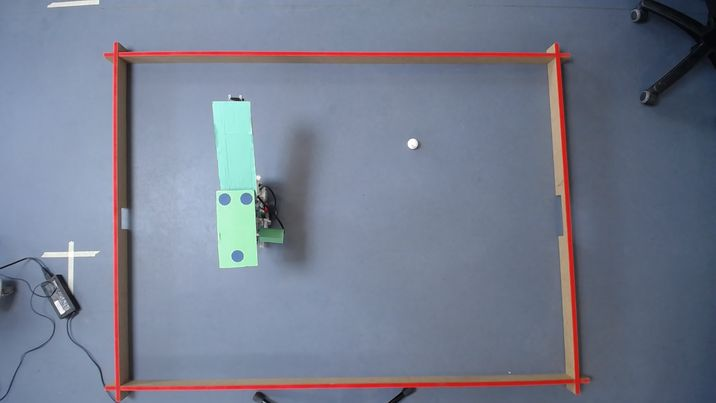
#> input picture testpic.png, 716 x 403 px, given in place of the camera
$ python realtimeVision.py
#> lines starting #> are read from the running program, lines starting #| are printed output that depends on the picture; after the words box and inside, x2 and y2 are one past the last pixel; in counts of white or black regions, pixels touching at a corner belong together
#> in analyze_video, frame is the input picture: shape (403, 716, 3); mean B, G, R 142.4, 124.6, 117.1
import cv2
import numpy as np

def draw_dot(image, position, label, color=(0, 255, 255)):
    cv2.circle(image, position, 5, color, -1)
    cv2.putText(image, label, (position[0] + 10, position[1] - 10), cv2.FONT_HERSHEY_SIMPLEX, 0.5, color, 1)

def find_balls(image, threshold=230):
    gray_image = cv2.cvtColor(image, cv2.COLOR_BGR2GRAY)
    _, thresholded_image = cv2.threshold(gray_image, threshold, 255, cv2.THRESH_BINARY)
    contours, _ = cv2.findContours(thresholded_image, cv2.RETR_EXTERNAL, cv2.CHAIN_APPROX_SIMPLE)
    return contours


def process_field(frame):
    hsv_image = cv2.cvtColor(frame, cv2.COLOR_BGR2HSV)
#> hsv_image: shape (403, 716, 3); mean H, S, V 104.8, 62.6, 147.8
    red_mask = cv2.inRange(hsv_image, np.array([0, 120, 70]), np.array([10, 255, 255])) + \
               cv2.inRange(hsv_image, np.array([170, 120, 70]), np.array([180, 255, 255]))
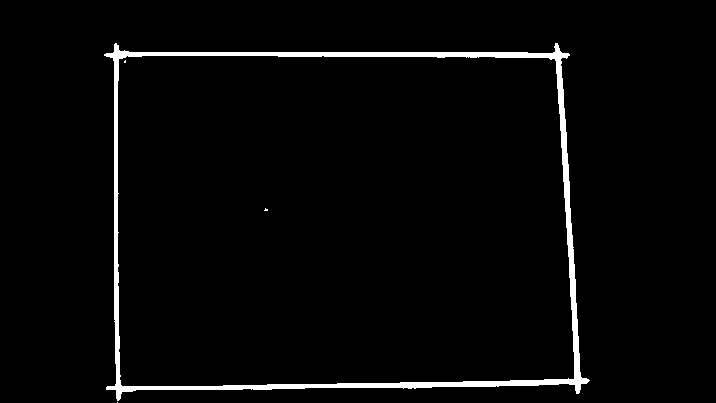
#> red_mask: shape (403, 716); 2.8% white; 4 white regions (3 under 20 px), largest, box (x1, y1, x2, y2) and area: (104, 43, 590, 401) 8157
    edges = cv2.Canny(red_mask, 100, 200)
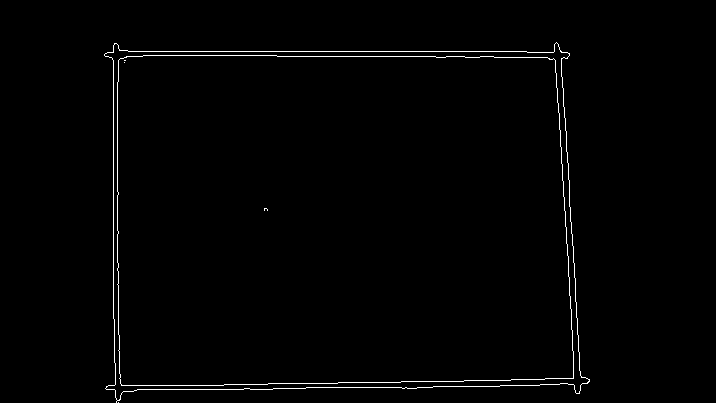
#> edges: shape (403, 716); 1.1% white in thin lines or dots, all inside (x1, y1, x2, y2) = (104, 42, 590, 403)
    contours, _ = cv2.findContours(edges, cv2.RETR_TREE, cv2.CHAIN_APPROX_SIMPLE)
#> contours = 8 contours, 4 with area under 20; largest, box (x1, y1, x2, y2) and area: (104, 42, 590, 403) 154096, (104, 42, 590, 401) 154086, (117, 55, 574, 386) 145889, (117, 55, 574, 386) 145886
    print("before contours")

    corners_found = False  # Flag to indicate if corners are found

    if contours:
        print("Found contours")
        largest_contour = max(contours, key=cv2.contourArea)
#> largest_contour = contour of 160 points, box (x1, y1, x2, y2) (104, 42, 590, 403), area 154096
        epsilon = 0.009 * cv2.arcLength(largest_contour, True)
#> epsilon = 15.49
        approx_corners = cv2.approxPolyDP(largest_contour, epsilon, True)
#> approx_corners = [[569, 53], [114, 43], [105, 388], [579, 393]]

        if len(approx_corners) == 4:
            corners_found = True
            cv2.polylines(frame, [approx_corners], True, (255, 0, 0), 3)
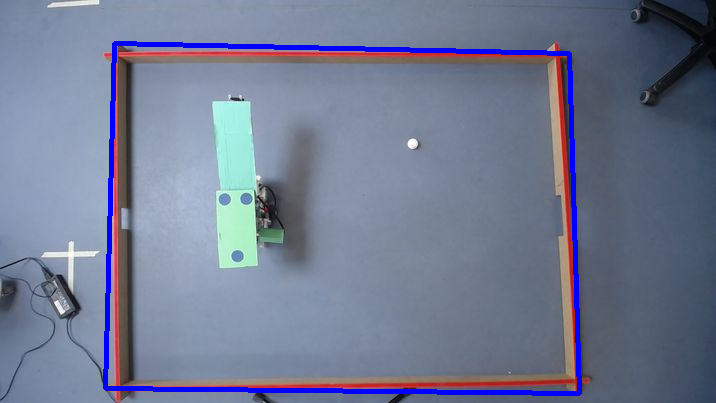
#> frame: shape (403, 716, 3); 2.79% of pixels changed, all inside (x1, y1, x2, y2) = (103, 41, 582, 396)
            center_x = int(sum([corner[0][0] for corner in approx_corners]) / 4)
#> center_x = 341
            center_y = int(sum([corner[0][1] for corner in approx_corners]) / 4)
#> center_y = 219
            center = (center_x, center_y)
#> center = (341, 219)
            sorted_corners = sorted(approx_corners[:, 0, :], key=lambda x: (x[1], x[0]))
#> sorted_corners = [[114, 43], [569, 53], [105, 388], [579, 393]]
            top_corners = sorted(sorted_corners[:2], key=lambda x: x[0])
#> top_corners = [[114, 43], [569, 53]]
            bottom_corners = sorted(sorted_corners[2:], key=lambda x: x[0], reverse=True)
#> bottom_corners = [[579, 393], [105, 388]]
            draw_dot(frame, tuple(top_corners[0]), 'TL (0,120)')
            draw_dot(frame, tuple(top_corners[1]), 'TR (180,120)')
#> in draw_dot (call 2), `cv2.circle(image, position, 5, color, -1)`: image: shape (403, 716, 3); mean B, G, R 145.8, 121.8, 113.6
            draw_dot(frame, tuple(bottom_corners[0]), 'BR (180,0)')
#> in draw_dot (call 3), `cv2.circle(image, position, 5, color, -1)`: image: shape (403, 716, 3); mean B, G, R 145.7, 122, 113.8
            draw_dot(frame, tuple(bottom_corners[1]), 'BL (0,0)')
#> call 4 of draw_dot, with position = (105, 388), label = 'BL (0,0)', color = (0, 255, 255)
#> in draw_dot (call 4), `cv2.circle(image, position, 5, color, -1)`: image: shape (403, 716, 3); mean B, G, R 145.6, 122.1, 114
#> in draw_dot (call 4), `cv2.putText(image, label, (position[0] + 10, position[1] - 10), cv2.FO..`:
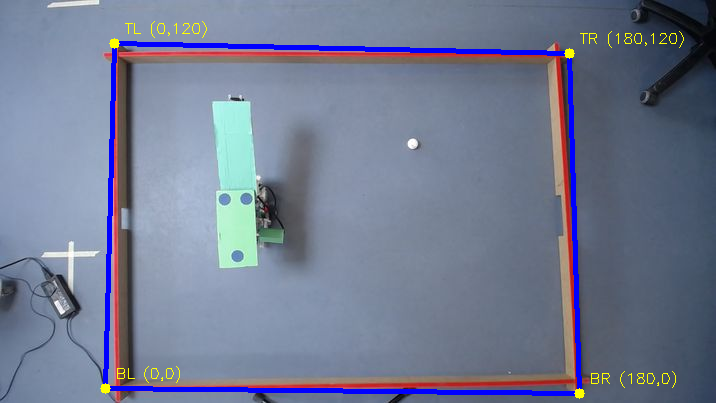
#> image: shape (403, 716, 3); mean B, G, R 145.5, 122.2, 114.1
            draw_dot(frame, center, 'Center')
#> in draw_dot (call 5), `cv2.circle(image, position, 5, color, -1)`: image: shape (403, 716, 3); 0.03% of pixels changed, all inside (x1, y1, x2, y2) = (336, 214, 347, 225)
#> in draw_dot (call 5), `cv2.putText(image, label, (position[0] + 10, position[1] - 10), cv2.FO..`: image: shape (403, 716, 3); mean B, G, R 145.4, 122.3, 114.1

    ball_contours = find_balls(frame)
#> in find_balls, `gray_image = cv2.cvtColor(image, cv2.COLOR_BGR2GRAY)`:
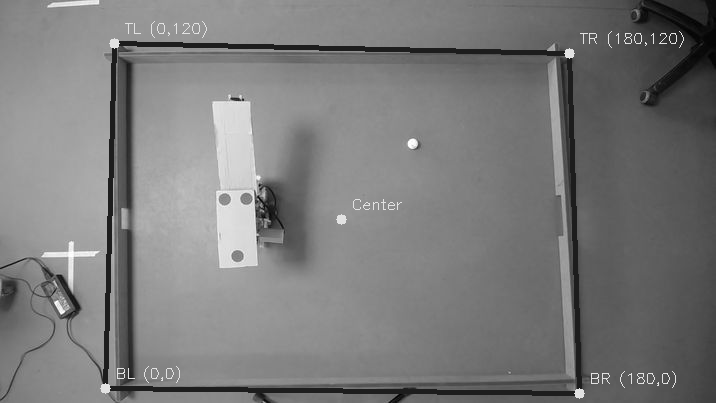
#> gray_image: shape (403, 716); min 1, max 255, mean 122.5
#> in find_balls, `_, thresholded_image = cv2.threshold(gray_image, threshold, 255, cv2.T..`:
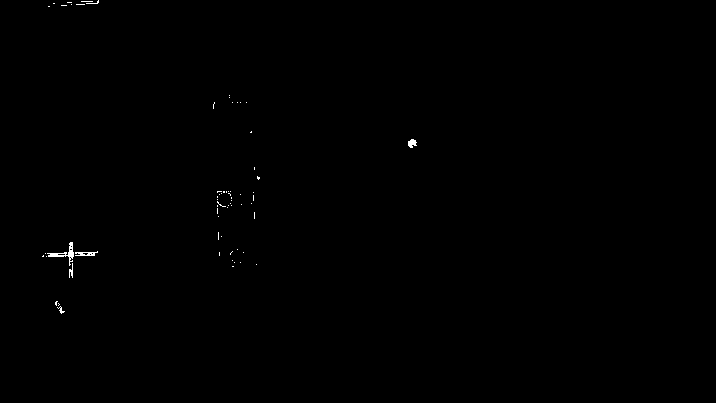
#> thresholded_image: shape (403, 716); 0.18% white in thin lines or dots, all inside (x1, y1, x2, y2) = (42, 0, 417, 314)
#> in find_balls, `contours, _ = cv2.findContours(thresholded_image, cv2.RETR_EXTERNAL, c..`: contours = 65 contours, 62 with area under 20; largest, box (x1, y1, x2, y2) and area: (47, 242, 74, 266) 112, (75, 251, 98, 256) 48, (408, 139, 417, 148) 42
#> ball_contours has the same summary as contours in find_balls
    for i, contour in enumerate(ball_contours, 1):
        x, y, w, h = cv2.boundingRect(contour)
        cv2.rectangle(frame, (x, y), (x + w, y + h), (0, 255, 0), 2)
        cv2.putText(frame, f"{i}", (x, y - 10), cv2.FONT_HERSHEY_SIMPLEX, 0.5, (255, 255, 255), 2)

        if corners_found:
            # Perform calculations only if corners were found
            real_x = (x - bottom_corners[1][0]) / (top_corners[1][0] - bottom_corners[1][0]) * 180
            real_y = 120 - (y - top_corners[0][1]) / (bottom_corners[1][1] - top_corners[0][1]) * 120
            print(f"Ball {i} at: ({real_x:.2f}cm, {real_y:.2f}cm)")
#> this loop made 65 passes
#> (contour, x, y, w, h, real_x, real_y) on passes 2, 4, 11, 14, 15, 20, 22, 23: ([[58, 303], [59, 304], [58, 305], [59, 304]], 58, 303, 2, 3, -18.23, 29.57), ([[232, 266], [233, 266]], 232, 266, 2, 1, 49.27, 42.43), ([[43, 255], [42, 256], [43, 256]], 42, 255, 2, 2, -24.44, 46.26), ([[219, 252], [219, 255]], 219, 252, 1, 4, 44.22, 47.3), ([[232, 251], [230, 253], [230, 254], [230, 253]], 230, 251, 3, 4, 48.49, 47.65), ([[218, 232], [218, 239]], 218, 232, 1, 8, 43.84, 54.26), ([[254, 212], [254, 218]], 254, 212, 1, 7, 57.8, 61.22), ([[217, 208], [217, 213]], 217, 208, 1, 6, 43.45, 62.61)
#> (x, y, w, h, real_x, real_y) on passes 1, 3, 5, 6, 7, 8: (57, 306, 8, 8, -18.62, 28.52), (55, 301, 3, 5, -19.4, 30.26), (256, 264, 1, 1, 58.58, 43.13), (69, 263, 4, 15, -13.97, 43.48), (240, 262, 1, 1, 52.37, 43.83), (234, 262, 1, 1, 50.04, 43.83)
#| Ball 1 at: (-18.62cm, 28.52cm)
#| Ball 2 at: (-18.23cm, 29.57cm)
#| Ball 3 at: (-19.40cm, 30.26cm)
#| Ball 4 at: (49.27cm, 42.43cm)
#| Ball 5 at: (58.58cm, 43.13cm)
#| Ball 6 at: (-13.97cm, 43.48cm)
#| Ball 7 at: (52.37cm, 43.83cm)
#| Ball 8 at: (50.04cm, 43.83cm)
#> (further printed lines are left out)
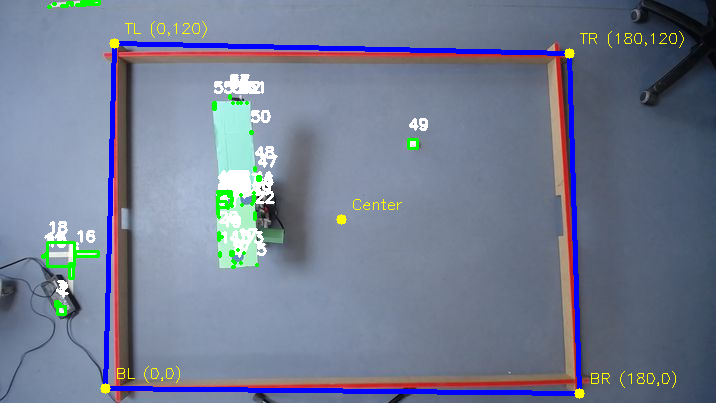
#> frame: shape (403, 716, 3); mean B, G, R 145.2, 123.8, 114.6

    return frame


def analyze_video():
    cap = cv2.VideoCapture(1)  # Use 1 or the correct index for your camera

    if not cap.isOpened():
        print("Error: Cannot open webcam.")
        return

    while True:
        ret, frame = cap.read()
        if not ret:
            print("Error: Cannot read frame from webcam.")
            break

        # Detect color and shape
        processed_frame = process_field(frame)
        print("showing frame")
        # Display the processed frame
        cv2.imshow('Processed Frame', processed_frame)

        # Break the loop if 'q' is pressed
        if cv2.waitKey(1) & 0xFF == ord('q'):
#> (key q is pressed here)
            break

    cap.release()
    cv2.destroyAllWindows()

if __name__ == "__main__":
    analyze_video()

$ run again, on 1.png
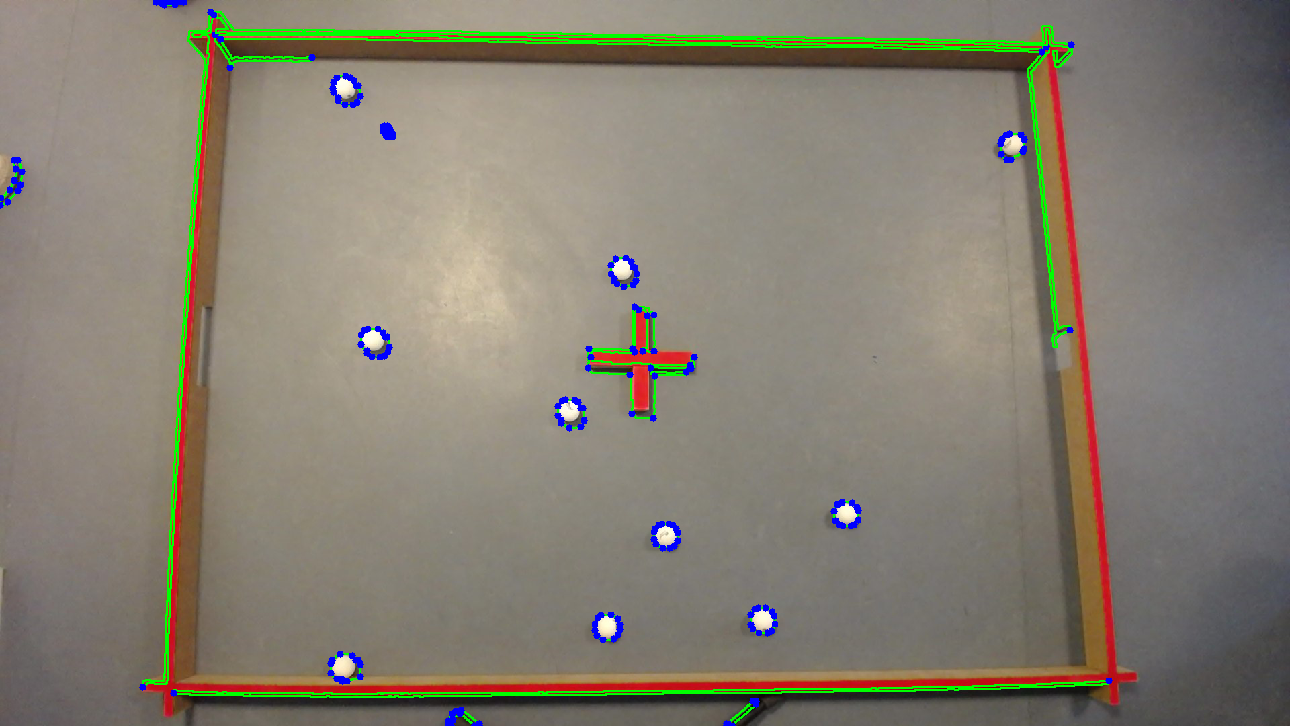
#> input picture 1.png, 1290 x 726 px, given in place of the camera
#> in analyze_video, frame is the input picture: shape (726, 1290, 3); mean B, G, R 113.7, 127.1, 133.4
#> hsv_image: shape (726, 1290, 3); mean H, S, V 33.1, 45.6, 140.2
#> in process_field, `red_mask = cv2.inRange(hsv_image, np.array([0, 120, 70]), np.array([10..`:
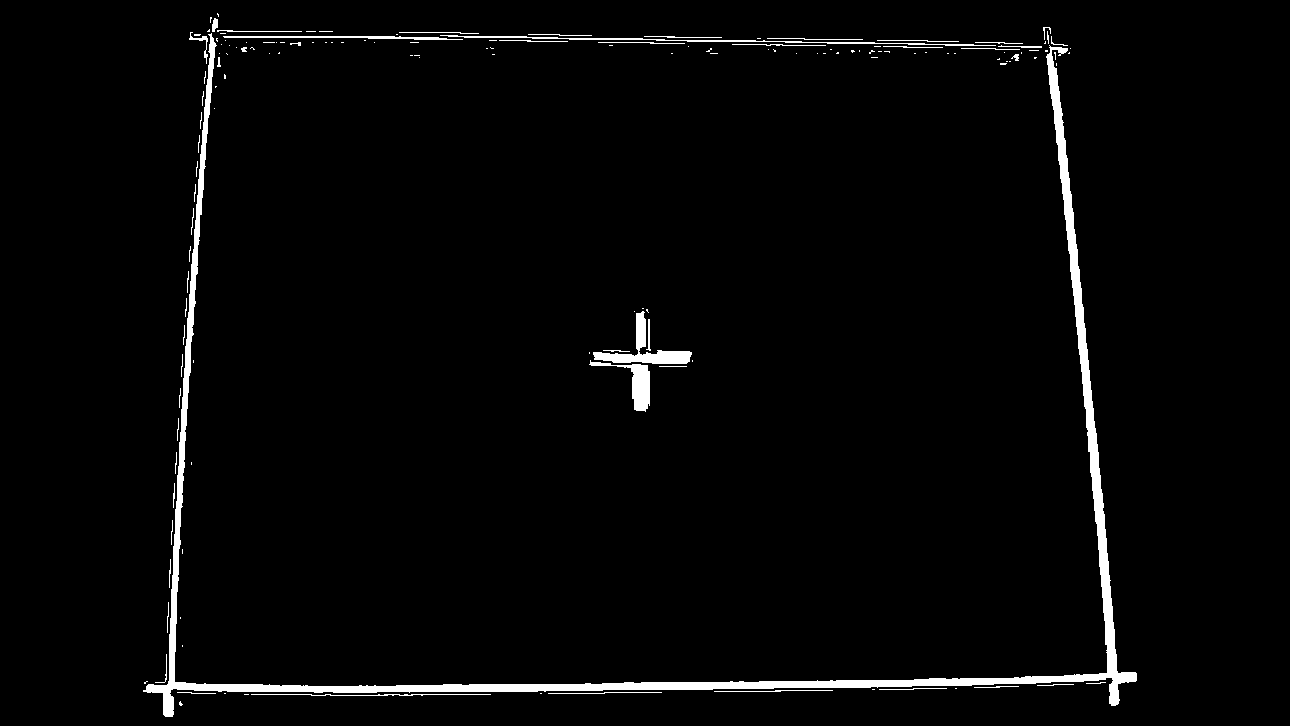
#> red_mask: shape (726, 1290); 2.5% white; 152 white regions (101 under 20 px), largest, box (x1, y1, x2, y2) and area: (143, 33, 1137, 717) 17106, (593, 311, 692, 364) 1335, (440, 35, 996, 46) 920
#> edges: shape (726, 1290); 1% white in thin lines or dots, all inside (x1, y1, x2, y2) = (143, 13, 1137, 717)
#> in process_field, `contours, _ = cv2.findContours(edges, cv2.RETR_TREE, cv2.CHAIN_APPROX_..`: contours = 302 contours, 297 with area under 20; largest, box (x1, y1, x2, y2) and area: (262, 41, 278, 44) 29, (318, 30, 333, 33) 27, (318, 30, 333, 33) 26, (262, 41, 275, 44) 22, (409, 54, 421, 59) 20
#> largest_contour = [[263, 41], [262, 42], [263, 43], [277, 43], [277, 41]]
#> epsilon = 0.295
#> approx_corners = [[262, 42], [263, 43], [277, 43], [277, 41], [263, 41]]
#> thresholded_image: shape (726, 1290); 0.18% white; 12 white regions (2 under 20 px)
#> in find_balls, `contours, _ = cv2.findContours(thresholded_image, cv2.RETR_EXTERNAL, c..`: contours = 12 contours, 2 with area under 20; largest, box (x1, y1, x2, y2) and area: (363, 330, 382, 346) 192, (754, 610, 772, 626) 176, (599, 616, 615, 633) 174, (613, 260, 630, 274) 169, (560, 401, 578, 417) 160
#> ball_contours has the same summary as contours in find_balls
#> the loop in process_field, `for i, contour in enumerate(ball_contours, 1):` made 12 passes
#> (x, y, w, h) on passes 1 to 8: (334, 658, 13, 13), (599, 616, 16, 17), (754, 610, 18, 16), (657, 526, 18, 14), (839, 504, 17, 14), (560, 401, 18, 16), (363, 330, 19, 16), (613, 260, 17, 14)
#> after the loop in process_field, `for i, contour in enumerate(ball_contours, 1):`:
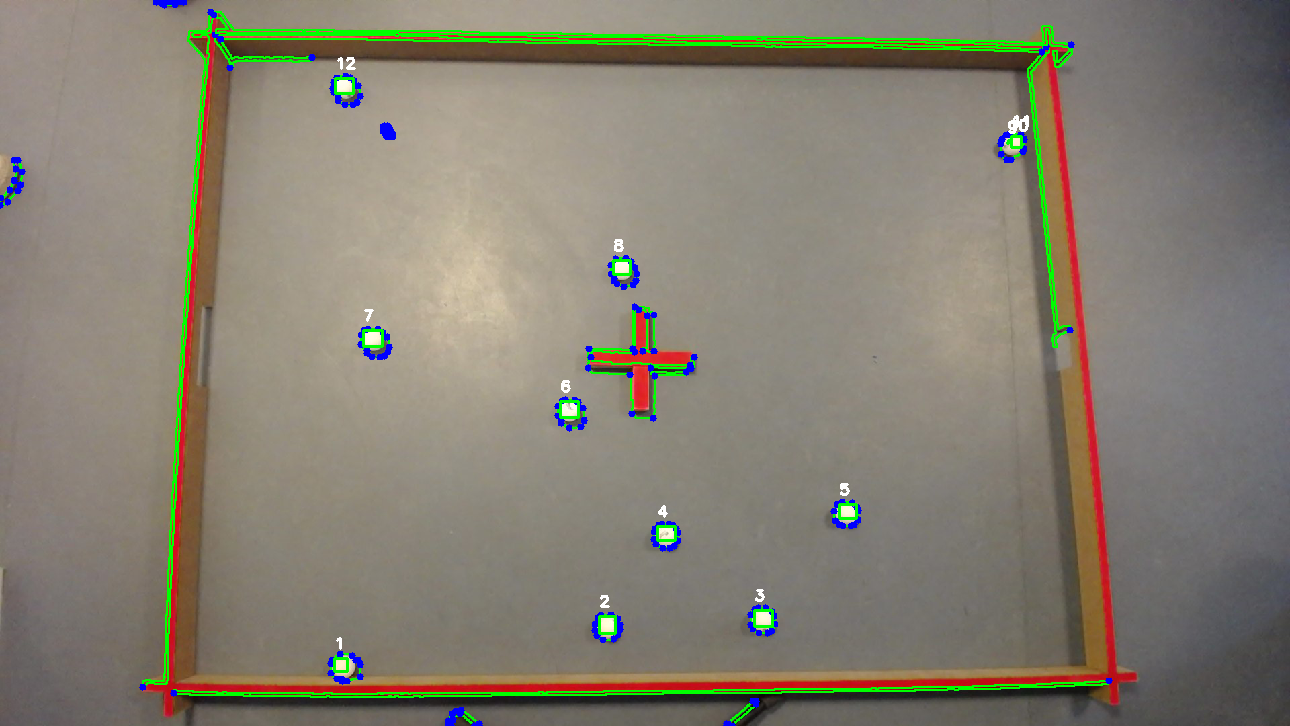
#> frame: shape (726, 1290, 3); 0.3% of pixels changed, all inside (x1, y1, x2, y2) = (333, 57, 1029, 673)
